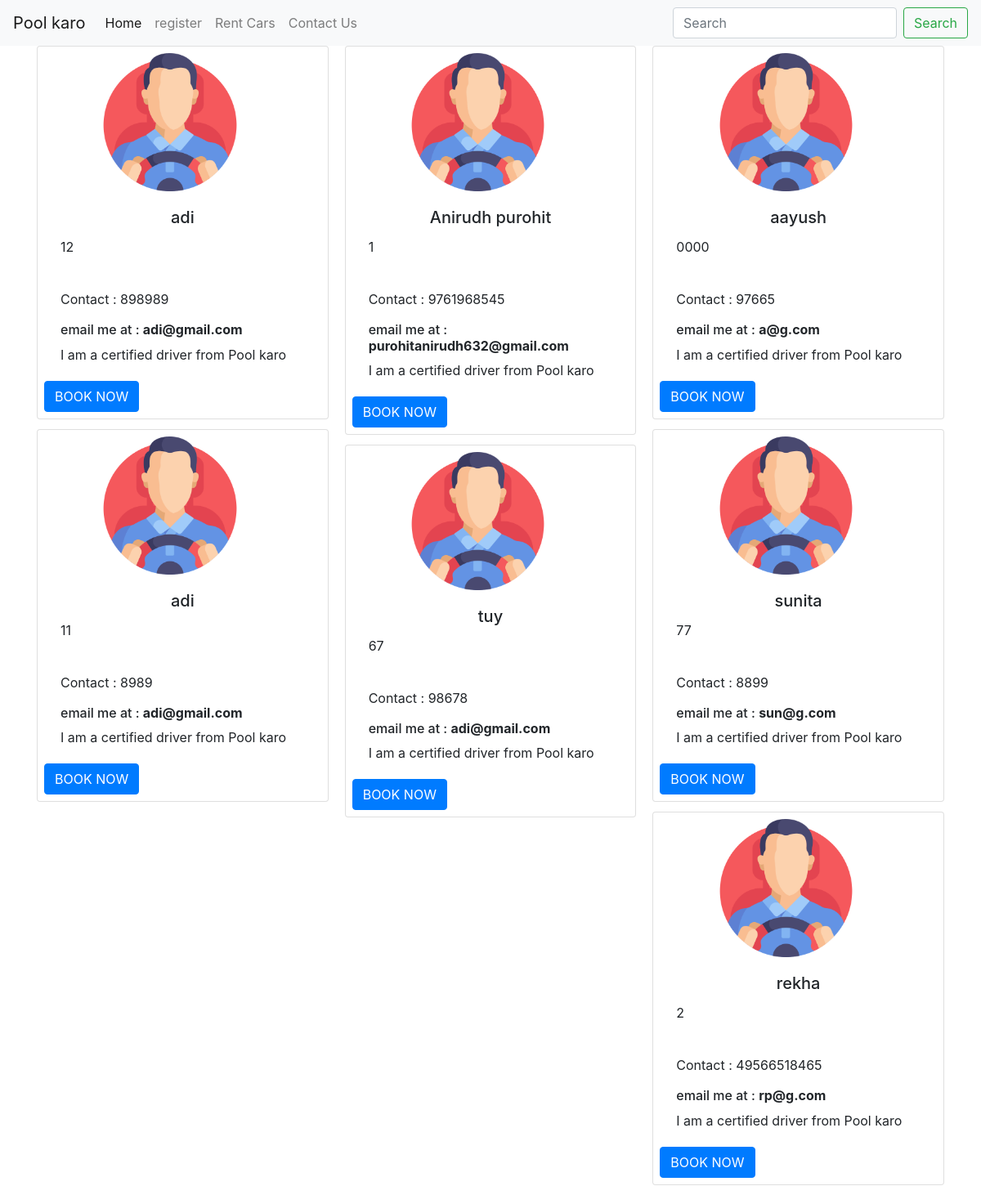
Page /user/driver_view on the earlier database version.
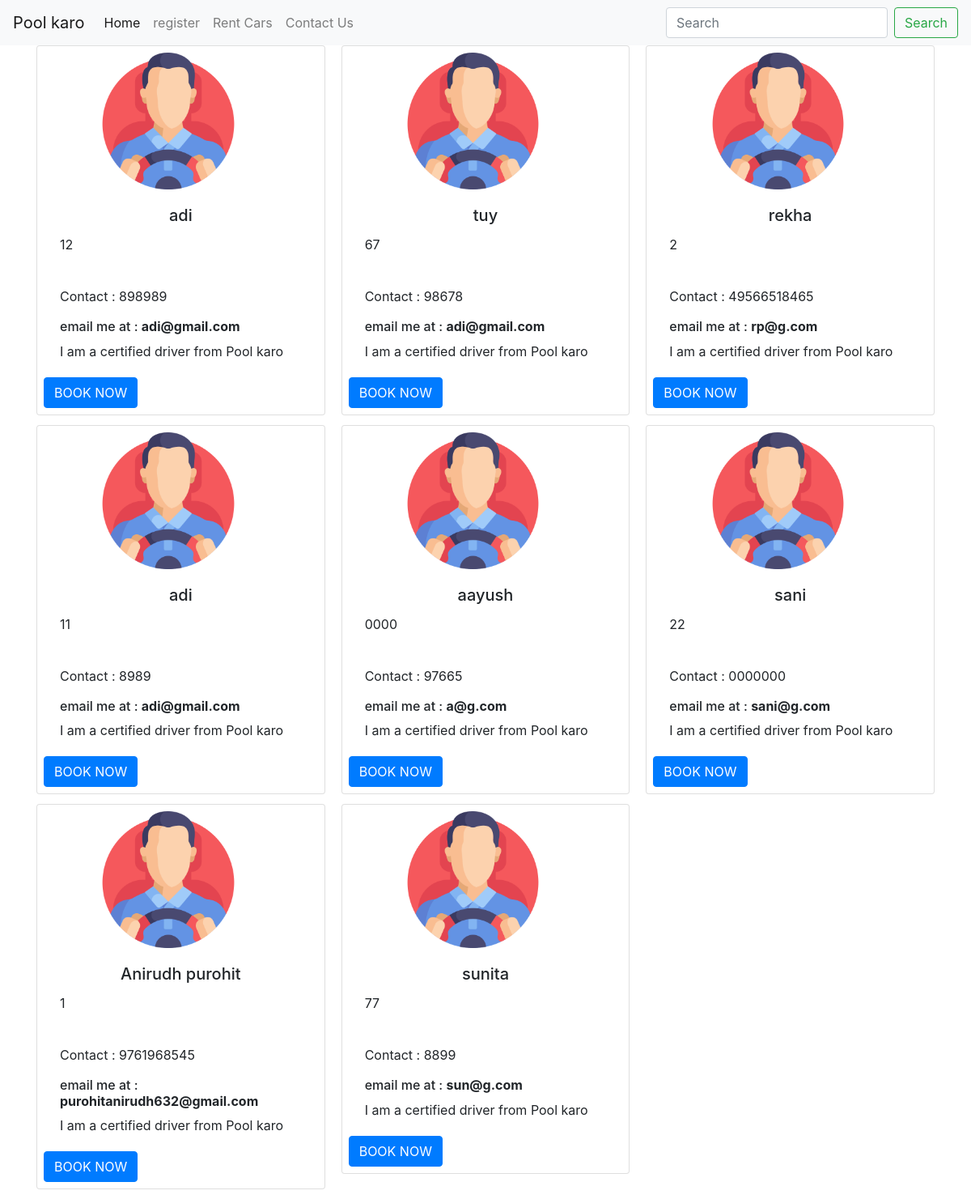
Same page on the later database version.
### user/models.py (models this page shows, shortened)
class Driver(models.Model):
    dn = models.CharField(max_length=10,  primary_key=True, verbose_name="Driver numer")
    name = models.CharField(max_length=30,verbose_name="Driver name",blank=True)
    contact = models.CharField(max_length = 20)
    email = models.EmailField()
    password = models.CharField(max_length=20)
    source = models.TextField()
    destination = models.TextField()
    class Meta:
        verbose_name = "Driver"

### user/views.py (the view)
def driver_view(request):
    template_name = 'driverview.html'
    drivers = Driver.objects.all()
    context = {'object_list': drivers}
    return render(request,template_name,context)

### template/driverview.html
{% include "base.html" %}
{% block content %}
<div class="container">
<div class="card-columns">
    {% for d in object_list %}
    {% include 'driver/drivercard.html' with driver=d  %}
    {% endfor %}
</div>
</div>
{% endblock %}

### template/base.html (shortened to what this page needs)
<!doctype html>
<html lang="en">
  <head>
        <link rel="stylesheet" href="https://cdn.jsdelivr.net/npm/bootstrap@4.5.3/dist/css/bootstrap.min.css">
      </head>
  <body class="main " >
    {% include 'navbar.html' %}
  </body>
</html>

### template/navbar.html (shortened to what this page needs)
 <nav class="navbar navbar-expand-lg navbar-light bg-light">
    <a class="navbar-brand" href="#">Pool karo </a>
      <ul class="navbar-nav mr-auto">
        <li class="nav-item active">
          <a class="nav-link" href="/">Home <span class="sr-only">(current)</span></a>
        </li>
        <li class="nav-item">
          <a class="nav-link" href="/user/auth/user/register">register</a>
        </li>
        <li class="nav-item">
          <a class="nav-link" href="#rent-card"> Rent Cars</a>
        </li>
        <li class="nav-item">
          <a class="nav-link" href="#contact-card"> Contact Us</a>
        </li>
      </ul>
      <form class="form-inline my-2 my-lg-0">
        <input class="form-control mr-sm-2" type="search" placeholder="Search" aria-label="Search">
        <button class="btn btn-outline-success my-2 my-sm-0" type="submit">Search</button>
      </form>
  </nav>

### user/template/driver/drivercard.html (shortened to what this page needs)
    <div class="card p-2 ">
      <img src="/static/images/driver.png" class="card-img-top  w-50 position-relative" style = "left : calc(50% - 100px);" alt="...">
      <div class="card-body">
          <h5 class="card-title text-center">{{ driver.name }} </h5>
        <p class="card-text">
 {{ driver.dn }}
        </p>
      </div>
      <div class="card-body">
        <p> Contact : {{ driver.contact }}</p>
        <h6>email me at   :  <span><b> {{ driver.email}} </b></span> </h6>
       <p class="card-text">I am a certified driver from Pool karo</p>
      </div>
      <button class="btn btn-primary button" onclick="myFunction()">BOOK NOW</button>
    </div>

### template/base.html (style rules this page uses)
* { scroll-behavior: smooth; }

Differences in the rows shown:
added Driver: name "sani", dn "22", contact "0000000", email "sani@g.com"
